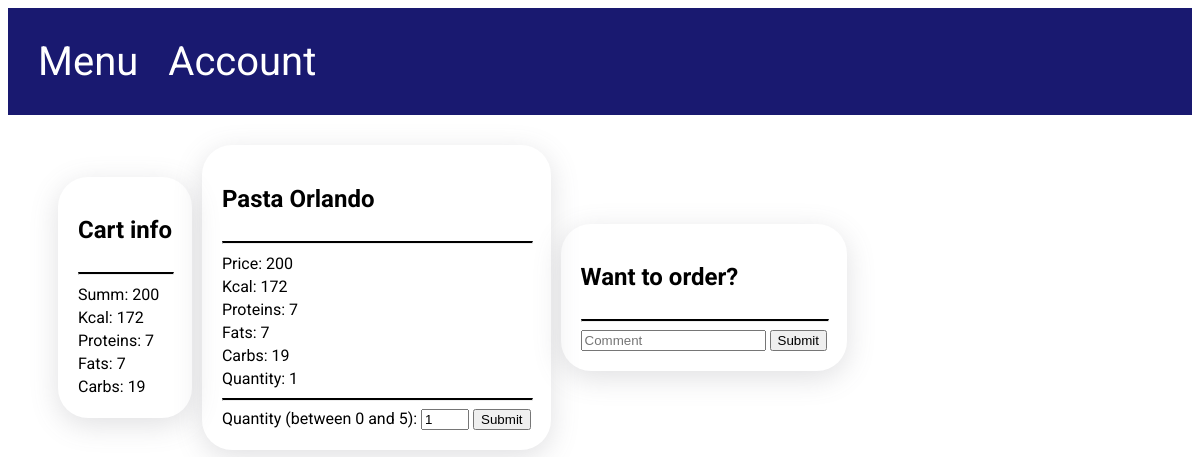
Screenshot of /cart (signed in) with the database file from the repository.
### models.py (models this page shows, shortened)
class UserOrder(Base):
    __tablename__ = "user_order"
    id = Column(Integer, primary_key=True, autoincrement=True, unique=True)
    user_id = Column(Integer, ForeignKey("user.id"), nullable=False)
    address_id = Column(Integer, ForeignKey("address.id"), nullable=False)
    order_price = Column(Integer, nullable=False)
    order_kcal = Column(Integer, nullable=False)
    order_proteins = Column(Integer, nullable=False)
    order_fats = Column(Integer, nullable=False)
    order_carbs = Column(Integer, nullable=False)
    comment = Column(String(255))
    order_date = Column(String(120))
    order_rate = Column(Integer)
    order_status = Column(Integer, ForeignKey("status.id"), nullable=False)
    update_date = Column(DateTime)
    address = relationship("Address", back_populates="user_order")
    user = relationship("User", back_populates="user_order")
    ordered_dish = relationship("OrderedDish", back_populates="user_order")
    status = relationship("Status", back_populates="user_order")

class OrderedDish(Base):
    __tablename__ = "ordered_dish"
    id = Column(Integer, primary_key=True, autoincrement=True, unique=True)
    dish_id = Column(String(120), ForeignKey("dish.id"), nullable=False)
    dish_quantity = Column(Integer, nullable=False)
    order_id = Column(Integer, ForeignKey("user_order.id"), nullable=False)
    dish = relationship("Dish", back_populates="ordered_dish")
    user_order = relationship("UserOrder", back_populates="ordered_dish")

class Dish(Base):
    __tablename__ = "dish"
    id = Column(String(120), primary_key=True, unique=True)
    dish_name = Column(String(50), unique=True, nullable=False)
    price = Column(Integer, nullable=False)
    description = Column(String(255), nullable=False)
    is_available = Column(Integer, nullable=False)
    category_id = Column(Integer, ForeignKey("category.id"), nullable=False)
    photo = Column(String(120), nullable=False)
    kcal = Column(Integer, nullable=False)
    proteins = Column(Integer, nullable=False)
    fats = Column(Integer, nullable=False)
    carbs = Column(Integer, nullable=False)
    category = relationship("Category", back_populates="dish")
    dish_rate = relationship("DishRate", back_populates="dish")
    ordered_dish = relationship("OrderedDish", back_populates="dish")

### app.py (the view)
@app.route('/cart', methods=['GET', 'POST'])
def cart():
    if session.get("user_id") is None:
        return app.redirect("/user/sign_in")
    database.init_db()
    if request.method == 'POST':  # Change quantity, 0 = delete from order
        data = request.form.to_dict()
        order.change_quantity(session.get("cart_id"), data.get("ordered_id"), data.get("quantity"))
    dishes = (database.db_session.query(OrderedDish).join(Dish)
              .where(OrderedDish.order_id == session.get("cart_id")).all())
    cart_info = database.db_session.query(UserOrder).where(UserOrder.id == session.get("cart_id")).one()
    return render_template("cart.html", cart_info=cart_info, dishes=dishes)

### database.py (called while the page is built)
def init_db():
    import models
    Base.metadata.create_all(bind=engine)

### templates/cart.html (shortened to what this page needs)
{% extends 'base.html' %}
{% block content %}
    <div class="container user_addresses">
        <div class="content-holder orders">
            <h2>Cart info</h2>
            <hr class="line">
            <p>Summ: {{ cart_info.order_price }}</p>
            <p>Kcal: {{ cart_info.order_kcal }}</p>
            <p>Proteins: {{ cart_info.order_proteins }}</p>
            <p>Fats: {{ cart_info.order_fats }}</p>
            <p>Carbs: {{ cart_info.order_carbs }}</p>
        </div>
        {% for item in dishes %}
            <div class="content-holder orders">
                <h2>{{ item.dish.dish_name }}</h2>
                <hr class="line">
                <p>Price: {{ item.dish.price }}</p>
                <p>Kcal: {{ item.dish.kcal }}</p>
                <p>Proteins: {{ item.dish.proteins }}</p>
                <p>Fats: {{ item.dish.fats }}</p>
                <p>Carbs: {{ item.dish.carbs }}</p>
                <p>Quantity: {{ item.dish_quantity }}</p>
                <hr class="line">
                <form method="POST">
                    <label for="quantity">Quantity (between 0 and 5):</label>
                    <input type="number" name="quantity", min="0", max="5" value="{{ item.dish_quantity }}">
                    <input type="submit">
                </form>
            </div>
        {% endfor %}
        <div class="content-holder orders">
            <h2>Want to order?</h2>
            <hr class="line">
            <form method="post" action="/cart/order">
                <input type="text" name="comment" placeholder="Comment">
                <input type="submit">
            </form>
        </div>
    </div>
{% endblock %}

### static/css/style.css (style rules this page uses)
body { font-family: 'Roboto', sans-serif; }
.container { padding: 30px 50px 30px 50px; }
.content-holder { display: flex; flex-direction: column; border-radius: 30px; padding: 20px; box-shadow: rgba(100, 100, 111, 0.2) 0px 7px 29px 0px; }
.line { border-top: 2px solid black; width: 100% }
.orders p { margin-top: 2px; margin-bottom: 2px; }
.user_addresses { display: flex; align-items: center; gap: 10px; }

### rows the page displays
UserOrder: order_price "200", order_kcal "172", order_proteins "7", order_fats "7", order_carbs "19"
OrderedDish: dish.dish_name "Pasta Orlando", dish.price "200", dish.kcal "172", dish.proteins "7", dish.fats "7", dish.carbs "19", dish_quantity "1", quantity "1"
